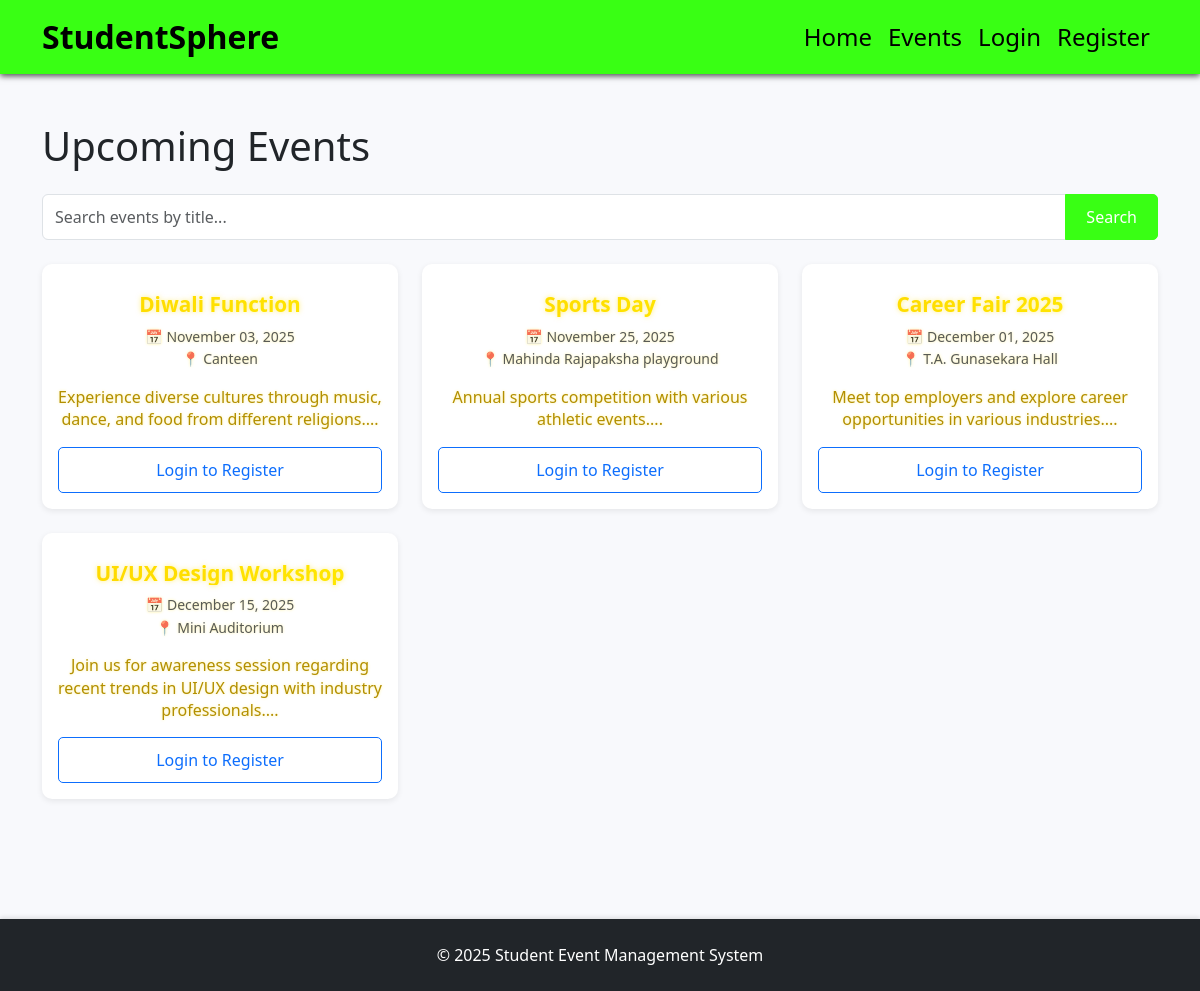
Screenshot of /events.php with the database file from the repository.
### tables this page shows
CREATE TABLE IF NOT EXISTS events (
    event_id INT AUTO_INCREMENT PRIMARY KEY,
    title VARCHAR(150) NOT NULL,
    date DATE NOT NULL,
    venue VARCHAR(150) NOT NULL,
    description TEXT,
    organizer VARCHAR(100) NOT NULL,
    created_at TIMESTAMP DEFAULT CURRENT_TIMESTAMP
);

### events.php (the view, shortened to what this page needs)
<?php
require_once 'php/db_connect.php';
$search = isset($_GET['search']) ? trim($_GET['search']) : '';
if ($search) {
    $stmt = $pdo->prepare("SELECT * FROM events WHERE title LIKE ? ORDER BY date ASC");
    $stmt->execute(['%' . $search . '%']);
} else {
    $stmt = $pdo->query("SELECT * FROM events ORDER BY date ASC");
}
$events = $stmt->fetchAll();
$userRegistrations = [];
?>
<!DOCTYPE html>
<html lang="en">
<head>
    <link href="https://cdn.jsdelivr.net/npm/bootstrap@5.3.0/dist/css/bootstrap.min.css" rel="stylesheet">
    <link href="css/styles.css" rel="stylesheet">
</head>
<body>
    <nav class="navbar navbar-expand-lg navbar-dark bg-primary">
        <div class="container">
            <a class="navbar-brand" href="index.php">StudentSphere</a>
            <div class="collapse navbar-collapse" id="navbarNav">
                <ul class="navbar-nav ms-auto">
                    <li class="nav-item">
                        <a class="nav-link" href="index.php">Home</a>
                    </li>
                    <li class="nav-item">
                        <a class="nav-link active" href="events.php">Events</a>
                    </li>
                    <?php if (isset($_SESSION['user_id'])): ?>
                        <?php if ($_SESSION['role'] === 'admin'): ?>
                            <li class="nav-item">
                                <a class="nav-link" href="admin/dashboard.php">Dashboard</a>
                            </li>
                        <?php endif; ?>
                        <li class="nav-item">
                            <a class="nav-link" href="php/logout_user.php">Logout (<?php echo htmlspecialchars($_SESSION['name']); ?>)</a>
                        </li>
                    <?php else: ?>
                        <li class="nav-item">
                            <a class="nav-link" href="login.php">Login</a>
                        </li>
                        <li class="nav-item">
                            <a class="nav-link" href="register.php">Register</a>
                        </li>
                    <?php endif; ?>
                </ul>
            </div>
        </div>
    </nav>
    <div class="container my-5">
        <h1 class="mb-4">Upcoming Events</h1>
        <form action="events.php" method="GET" class="mb-4">
            <div class="input-group">
                <input type="text" class="form-control" name="search" placeholder="Search events by title..." value="<?php echo htmlspecialchars($search); ?>">
                <button class="btn btn-primary" type="submit">Search</button>
            </div>
        </form>
        <?php if (count($events) > 0): ?>
            <div class="row">
                <?php foreach ($events as $event): ?>
                    <div class="col-md-6 col-lg-4 mb-4">
                        <div class="card event-card h-100 shadow-sm">
                            <div class="card-body d-flex flex-column">
                                <h5 class="card-title"><?php echo htmlspecialchars($event['title']); ?></h5>
                                <p class="card-text text-muted">
                                    <small>📅 <?php echo date('F d, Y', strtotime($event['date'])); ?></small><br>
                                    <small>📍 <?php echo htmlspecialchars($event['venue']); ?></small>
                                </p>
                                <p class="card-text"><?php echo htmlspecialchars(substr($event['description'], 0, 100)) . '...'; ?></p>
                                <?php if (isset($_SESSION['user_id']) && $_SESSION['role'] === 'student'): ?>
                                    <?php if (in_array($event['event_id'], $userRegistrations)): ?>
                                        <button class="btn btn-success mt-auto" disabled>✓ Registered</button>
                                    <?php else: ?>
                                        <form action="php/register_event.php" method="POST" class="mt-auto">
                                            <input type="hidden" name="event_id" value="<?php echo $event['event_id']; ?>">
                                            <button type="submit" class="btn btn-primary w-100">Register Now</button>
                                        </form>
                                    <?php endif; ?>
                                <?php elseif (!isset($_SESSION['user_id'])): ?>
                                    <a href="login.php" class="btn btn-outline-primary mt-auto">Login to Register</a>
                                <?php endif; ?>
                            </div>
                        </div>
                    </div>
                <?php endforeach; ?>
            </div>
        <?php else: ?>
            <div class="alert alert-info">
                No events found. <?php if ($search): ?>Try a different search term.<?php endif; ?>
            </div>
        <?php endif; ?>
    </div>
    <footer class="bg-dark text-white text-center py-4 mt-5">
        <div class="container">
            <p class="mb-0">&copy; 2025 Student Event Management System</p>
        </div>
    </footer>
</body>
</html>

### css/styles.css (style rules this page uses)
:root { --primary-color: #39ff14; --primary-green: #39ff14; --primary-aqua: #00ff7f; --dark-green: #00c200; --dark-aqua: #00b36b; --light-green: #eafff0; --light-aqua: #f2fff6; --gradient-start: #39ff14; --gradient-end: #00ff7f; }
body { font-family: 'Segoe UI', Tahoma, Geneva, Verdana, sans-serif; background-color: #f8f9fc; min-height: 100vh; display: flex; flex-direction: column; }
.event-card { border: none; border-radius: 10px; transition: transform 0.3s ease, box-shadow 0.3s ease; overflow: hidden; background: #ffffff; color: #333; text-align: center; box-shadow: 0 6px 15px rgba(255, 223, 0, 0.3), 0 0 20px rgba(255, 223, 0, 0.2); }
.event-card .card-title { font-size: 1.3rem; font-weight: 600; margin: 0.75rem 0 0.5rem; background: linear-gradient(90deg, #ffd700, #ffec00); -webkit-background-clip: text; -webkit-text-fill-color: transparent; text-shadow: 0 0 5px rgba(255, 223, 0, 0.5); }
.event-card .card-text { font-size: 1rem; color: #b38f00; line-height: 1.4; text-shadow: 0 0 3px rgba(255, 223, 0, 0.4); }
.card { border: none; border-radius: 10px; }
.btn { border-radius: 5px; padding: 10px 20px; font-weight: 500; transition: all 0.3s ease; }
.btn-primary { background-color: var(--primary-color); border-color: var(--primary-color); }
.navbar { background-color: var(--primary-color) !important; box-shadow: 0 2px 6px rgba(0,0,0,0.7); }
.navbar-brand { font-weight: 600; font-size: 2rem; color: black; }
.navbar .nav-link { color: black !important; font-weight: 500; font-size: 1.5rem; }
footer { margin-top: auto; box-shadow: 0 -2px 4px rgba(0,0,0,0.1); }
.shadow-sm { box-shadow: 0 2px 6px rgba(0,0,0,0.08) !important; }
.card, .alert { animation: fadeIn 0.5s ease; }

### rows the page displays
events: title "Diwali Function", date "November 03, 2025", venue "Canteen", description "Experience diverse cultures through music, dance, and food from different religions."
events: title "Sports Day", date "November 25, 2025", venue "Mahinda Rajapaksha playground", description "Annual sports competition with various athletic events."
events: title "Career Fair 2025", date "December 01, 2025", venue "T.A. Gunasekara Hall", description "Meet top employers and explore career opportunities in various industries."
events: title "UI/UX Design Workshop", date "December 15, 2025", venue "Mini Auditorium", description "Join us for awareness session regarding recent trends in UI/UX design with industry professionals."
